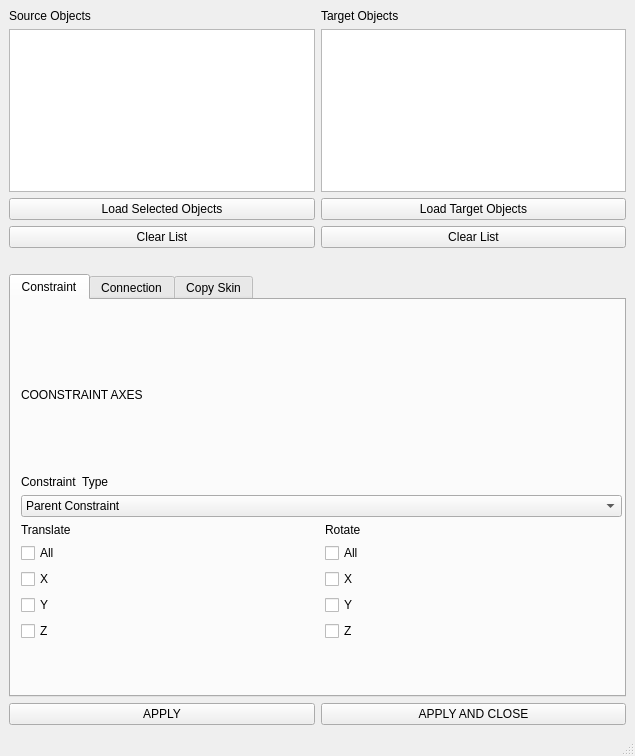
<?xml version="1.0" encoding="UTF-8"?>
<ui version="4.0">
 <class>MainWindow</class>
 <widget class="QMainWindow" name="MainWindow">
  <property name="geometry">
   <rect>
    <x>0</x>
    <y>0</y>
    <width>635</width>
    <height>756</height>
   </rect>
  </property>
  <property name="windowTitle">
   <string>Rigging Utility Tool</string>
  </property>
  <widget class="QWidget" name="centralwidget">
   <layout class="QVBoxLayout" name="verticalLayout_2">
    <item>
     <layout class="QVBoxLayout" name="verticalLayout">
      <item>
       <layout class="QGridLayout" name="gridLayout">
        <item row="1" column="0">
         <widget class="QListWidget" name="Source_list"/>
        </item>
        <item row="2" column="0">
         <widget class="QPushButton" name="LoadSelectedbutton">
          <property name="text">
           <string>Load Selected Objects</string>
          </property>
         </widget>
        </item>
        <item row="1" column="1">
         <widget class="QListWidget" name="Target_list"/>
        </item>
        <item row="2" column="1">
         <widget class="QPushButton" name="pushButton">
          <property name="text">
           <string>Load Target Objects</string>
          </property>
         </widget>
        </item>
        <item row="0" column="0">
         <widget class="QLabel" name="target_label">
          <property name="text">
           <string>Source Objects</string>
          </property>
         </widget>
        </item>
        <item row="0" column="1">
         <widget class="QLabel" name="source_label">
          <property name="text">
           <string>Target Objects </string>
          </property>
         </widget>
        </item>
        <item row="3" column="0">
         <widget class="QPushButton" name="ClearSource">
          <property name="text">
           <string>Clear List</string>
          </property>
         </widget>
        </item>
        <item row="3" column="1">
         <widget class="QPushButton" name="ClearTarget">
          <property name="autoFillBackground">
           <bool>false</bool>
          </property>
          <property name="text">
           <string>Clear List</string>
          </property>
         </widget>
        </item>
       </layout>
      </item>
     </layout>
    </item>
    <item>
     <spacer name="horizontalSpacer">
      <property name="orientation">
       <enum>Qt::Horizontal</enum>
      </property>
      <property name="sizeHint" stdset="0">
       <size>
        <width>40</width>
        <height>20</height>
       </size>
      </property>
     </spacer>
    </item>
    <item>
     <widget class="QTabWidget" name="tabWidget">
      <property name="sizePolicy">
       <sizepolicy hsizetype="Preferred" vsizetype="Expanding">
        <horstretch>0</horstretch>
        <verstretch>0</verstretch>
       </sizepolicy>
      </property>
      <property name="currentIndex">
       <number>0</number>
      </property>
      <widget class="QWidget" name="Constraint">
       <attribute name="title">
        <string>Constraint</string>
       </attribute>
       <widget class="QWidget" name="verticalLayoutWidget_5">
        <property name="geometry">
         <rect>
          <x>10</x>
          <y>20</y>
          <width>601</width>
          <height>341</height>
         </rect>
        </property>
        <layout class="QGridLayout" name="gridLayout_5">
         <item row="0" column="1">
          <widget class="QLabel" name="label_6">
           <property name="sizePolicy">
            <sizepolicy hsizetype="Expanding" vsizetype="Expanding">
             <horstretch>0</horstretch>
             <verstretch>0</verstretch>
            </sizepolicy>
           </property>
           <property name="text">
            <string>COONSTRAINT AXES</string>
           </property>
          </widget>
         </item>
         <item row="1" column="1">
          <widget class="QLabel" name="label_11">
           <property name="text">
            <string>Constraint  Type</string>
           </property>
          </widget>
         </item>
         <item row="2" column="1">
          <widget class="QComboBox" name="comboBox_5">
           <property name="accessibleDescription">
            <string/>
           </property>
           <property name="autoFillBackground">
            <bool>false</bool>
           </property>
           <property name="currentText">
            <string>Parent Constraint</string>
           </property>
           <item>
            <property name="text">
             <string>Parent Constraint</string>
            </property>
           </item>
           <item>
            <property name="text">
             <string>Point Constraint</string>
            </property>
           </item>
           <item>
            <property name="text">
             <string>Orient Constraint</string>
            </property>
           </item>
           <item>
            <property name="text">
             <string>Scale Constraint</string>
            </property>
           </item>
          </widget>
         </item>
         <item row="3" column="1">
          <layout class="QGridLayout" name="gridLayout_6">
           <item row="0" column="0">
            <layout class="QVBoxLayout" name="verticalLayout_7">
             <item>
              <widget class="QLabel" name="label_10">
               <property name="text">
                <string>Translate</string>
               </property>
              </widget>
             </item>
             <item>
              <widget class="QCheckBox" name="checkBox_13">
               <property name="text">
                <string>All</string>
               </property>
              </widget>
             </item>
             <item>
              <widget class="QCheckBox" name="checkBox_14">
               <property name="text">
                <string>X</string>
               </property>
              </widget>
             </item>
             <item>
              <widget class="QCheckBox" name="checkBox_15">
               <property name="text">
                <string>Y</string>
               </property>
              </widget>
             </item>
             <item>
              <widget class="QCheckBox" name="checkBox_16">
               <property name="text">
                <string>Z</string>
               </property>
              </widget>
             </item>
            </layout>
           </item>
           <item row="1" column="0" colspan="2">
            <spacer name="horizontalSpacer_3">
             <property name="orientation">
              <enum>Qt::Horizontal</enum>
             </property>
             <property name="sizeHint" stdset="0">
              <size>
               <width>40</width>
               <height>20</height>
              </size>
             </property>
            </spacer>
           </item>
           <item row="0" column="1">
            <layout class="QVBoxLayout" name="verticalLayout_6">
             <item>
              <widget class="QLabel" name="label_9">
               <property name="text">
                <string>Rotate</string>
               </property>
              </widget>
             </item>
             <item>
              <widget class="QCheckBox" name="checkBox_9">
               <property name="text">
                <string>All</string>
               </property>
              </widget>
             </item>
             <item>
              <widget class="QCheckBox" name="checkBox_10">
               <property name="text">
                <string>X</string>
               </property>
              </widget>
             </item>
             <item>
              <widget class="QCheckBox" name="checkBox_11">
               <property name="text">
                <string>Y</string>
               </property>
              </widget>
             </item>
             <item>
              <widget class="QCheckBox" name="checkBox_12">
               <property name="text">
                <string>Z</string>
               </property>
              </widget>
             </item>
            </layout>
           </item>
          </layout>
         </item>
        </layout>
       </widget>
      </widget>
      <widget class="QWidget" name="Connection_widget">
       <property name="sizePolicy">
        <sizepolicy hsizetype="Expanding" vsizetype="Expanding">
         <horstretch>0</horstretch>
         <verstretch>0</verstretch>
        </sizepolicy>
       </property>
       <attribute name="title">
        <string>Connection</string>
       </attribute>
       <layout class="QGridLayout" name="gridLayout_4">
        <item row="0" column="0">
         <layout class="QGridLayout" name="gridLayout_3">
          <item row="0" column="0">
           <widget class="QLabel" name="label">
            <property name="sizePolicy">
             <sizepolicy hsizetype="Expanding" vsizetype="Expanding">
              <horstretch>0</horstretch>
              <verstretch>0</verstretch>
             </sizepolicy>
            </property>
            <property name="text">
             <string>CONNECTION AXES</string>
            </property>
           </widget>
          </item>
          <item row="1" column="0">
           <layout class="QGridLayout" name="gridLayout_2">
            <item row="6" column="0">
             <widget class="QListView" name="listView">
              <property name="accessibleName">
               <string/>
              </property>
              <property name="selectionBehavior">
               <enum>QAbstractItemView::SelectRows</enum>
              </property>
              <property name="movement">
               <enum>QListView::Free</enum>
              </property>
              <property name="resizeMode">
               <enum>QListView::Adjust</enum>
              </property>
             </widget>
            </item>
            <item row="6" column="1">
             <widget class="QListView" name="listView_2">
              <property name="movement">
               <enum>QListView::Free</enum>
              </property>
              <property name="resizeMode">
               <enum>QListView::Adjust</enum>
              </property>
             </widget>
            </item>
            <item row="4" column="1">
             <widget class="QComboBox" name="comboBox_2"/>
            </item>
            <item row="2" column="0">
             <widget class="QLabel" name="label_4">
              <property name="text">
               <string>Driver Attribute</string>
              </property>
             </widget>
            </item>
            <item row="2" column="1">
             <widget class="QLabel" name="label_5">
              <property name="text">
               <string>Driven Attribute</string>
              </property>
             </widget>
            </item>
            <item row="1" column="0" colspan="2">
             <spacer name="horizontalSpacer_2">
              <property name="orientation">
               <enum>Qt::Horizontal</enum>
              </property>
              <property name="sizeHint" stdset="0">
               <size>
                <width>40</width>
                <height>20</height>
               </size>
              </property>
             </spacer>
            </item>
            <item row="4" column="0">
             <widget class="QComboBox" name="comboBox"/>
            </item>
            <item row="0" column="1">
             <layout class="QVBoxLayout" name="verticalLayout_5">
              <item>
               <widget class="QLabel" name="label_3">
                <property name="text">
                 <string>Rotate</string>
                </property>
               </widget>
              </item>
              <item>
               <widget class="QCheckBox" name="checkBox_5">
                <property name="text">
                 <string>All</string>
                </property>
               </widget>
              </item>
              <item>
               <widget class="QCheckBox" name="checkBox_7">
                <property name="text">
                 <string>X</string>
                </property>
               </widget>
              </item>
              <item>
               <widget class="QCheckBox" name="checkBox_6">
                <property name="text">
                 <string>Y</string>
                </property>
               </widget>
              </item>
              <item>
               <widget class="QCheckBox" name="checkBox_8">
                <property name="text">
                 <string>Z</string>
                </property>
               </widget>
              </item>
             </layout>
            </item>
            <item row="0" column="0">
             <layout class="QVBoxLayout" name="verticalLayout_4">
              <item>
               <widget class="QLabel" name="label_2">
                <property name="text">
                 <string>Translate</string>
                </property>
               </widget>
              </item>
              <item>
               <widget class="QCheckBox" name="checkBox">
                <property name="text">
                 <string>All</string>
                </property>
               </widget>
              </item>
              <item>
               <widget class="QCheckBox" name="checkBox_2">
                <property name="text">
                 <string>X</string>
                </property>
               </widget>
              </item>
              <item>
               <widget class="QCheckBox" name="checkBox_3">
                <property name="text">
                 <string>Y</string>
                </property>
               </widget>
              </item>
              <item>
               <widget class="QCheckBox" name="checkBox_4">
                <property name="text">
                 <string>Z</string>
                </property>
               </widget>
              </item>
             </layout>
            </item>
           </layout>
          </item>
         </layout>
        </item>
       </layout>
      </widget>
      <widget class="QWidget" name="tab">
       <attribute name="title">
        <string>Copy Skin</string>
       </attribute>
      </widget>
     </widget>
    </item>
    <item>
     <layout class="QHBoxLayout" name="horizontalLayout_2">
      <item>
       <widget class="QPushButton" name="pushButton_3">
        <property name="text">
         <string>APPLY</string>
        </property>
       </widget>
      </item>
      <item>
       <widget class="QPushButton" name="pushButton_2">
        <property name="text">
         <string>APPLY AND CLOSE</string>
        </property>
       </widget>
      </item>
     </layout>
    </item>
   </layout>
  </widget>
  <widget class="QMenuBar" name="menubar">
   <property name="geometry">
    <rect>
     <x>0</x>
     <y>0</y>
     <width>635</width>
     <height>21</height>
    </rect>
   </property>
  </widget>
  <widget class="QStatusBar" name="statusbar"/>
 </widget>
 <resources/>
 <connections/>
</ui>
